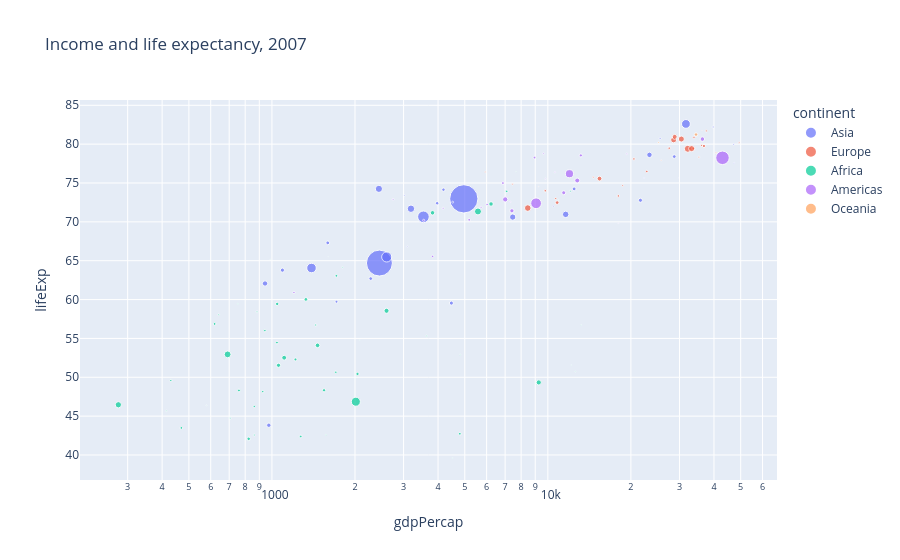

Notebook code cell kept with this figure:
### Markdown cell above
## Step 2. Explore

### Code cell
latest = gm[gm.year == 2007]
fig = px.scatter(latest, x="gdpPercap", y="lifeExp", color="continent", size="pop",
                 hover_name="country", log_x=True, title="Income and life expectancy, 2007")
fig.show()

### Figure 1 — Plotly figure (JSON) as saved in the notebook; plotly's stock layout.template omitted (floating-point values rounded to 4 significant figures)
{"data": [{"hovertemplate": "<b>%{hovertext}</b><br><br>continent=Asia<br>gdpPercap=%{x}<br>lifeExp=%{y}<br>pop=%{marker.size}<extra></extra>", "hovertext": ["Afghanistan", "Bahrain", "Bangladesh", "Cambodia", "China", "Hong Kong, China", "India", "Indonesia", "Iran", "Iraq", "Israel", "Japan", "Jordan", "Korea, Dem. Rep.", "Korea, Rep.", "Kuwait", "Lebanon", "Malaysia", "Mongolia", "Myanmar", "Nepal", "Oman", "Pakistan", "Philippines", "Saudi Arabia", "Singapore", "Sri Lanka", "Syria", "Taiwan", "Thailand", "Vietnam", "West Bank and Gaza", "Yemen, Rep."], "legendgroup": "Asia", "marker": {"color": "#636efa", "size": [31889923, 708573, 150448339, 14131858, 1318683096, 6980412, 1110396331, 223547000, 69453570, 27499638, 6426679, 127467972, 6053193, 23301725, 49044790, 2505559, 3921278, 24821286, 2874127, 47761980, 28901790, 3204897, 169270617, 91077287, 27601038, 4553009, 20378239, 19314747, 23174294, 65068149, 85262356, 4018332, 22211743], "sizemode": "area", "sizeref": 3297000.0, "symbol": "circle"}, "mode": "markers", "name": "Asia", "orientation": "v", "showlegend": true, "type": "scatter", "x": [974.6, 29800.0, 1391.0, 1714.0, 4959.0, 39720.0, 2452.0, 3541.0, 11610.0, 4471.0, 25520.0, 31660.0, 4519.0, 1593.0, 23350.0, 47310.0, 10460.0, 12450.0, 3096.0, 944.0, 1091.0, 22320.0, 2606.0, 3190.0, 21650.0, 47140.0, 3970.0, 4185.0, 28720.0, 7458.0, 2442.0, 3025.0, 2281.0], "xaxis": "x", "y": [43.83, 75.64, 64.06, 59.72, 72.96, 82.21, 64.7, 70.65, 70.96, 59.55, 80.75, 82.6, 72.53, 67.3, 78.62, 77.59, 71.99, 74.24, 66.8, 62.07, 63.78, 75.64, 65.48, 71.69, 72.78, 79.97, 72.4, 74.14, 78.4, 70.62, 74.25, 73.42, 62.7], "yaxis": "y"}, {"hovertemplate": "<b>%{hovertext}</b><br><br>continent=Europe<br>gdpPercap=%{x}<br>lifeExp=%{y}<br>pop=%{marker.size}<extra></extra>", "hovertext": ["Albania", "Austria", "Belgium", "Bosnia and Herzegovina", "Bulgaria", "Croatia", "Czech Republic", "Denmark", "Finland", "France", "Germany", "Greece", "Hungary", "Iceland", "Ireland", "Italy", "Montenegro", "Netherlands", "Norway", "Poland", "Portugal", "Romania", "Serbia", "Slovak Republic", "Slovenia", "Spain", "Sweden", "Switzerland", "Turkey", "United Kingdom"], "legendgroup": "Europe", "marker": {"color": "#EF553B", "size": [3600523, 8199783, 10392226, 4552198, 7322858, 4493312, 10228744, 5468120, 5238460, 61083916, 82400996, 10706290, 9956108, 301931, 4109086, 58147733, 684736, 16570613, 4627926, 38518241, 10642836, 22276056, 10150265, 5447502, 2009245, 40448191, 9031088, 7554661, 71158647, 60776238], "sizemode": "area", "sizeref": 3297000.0, "symbol": "circle"}, "mode": "markers", "name": "Europe", "orientation": "v", "showlegend": true, "type": "scatter", "x": [5937.0, 36130.0, 33690.0, 7446.0, 10680.0, 14620.0, 22830.0, 35280.0, 33210.0, 30470.0, 32170.0, 27540.0, 18010.0, 36180.0, 40680.0, 28570.0, 9254.0, 36800.0, 49360.0, 15390.0, 20510.0, 10810.0, 9787.0, 18680.0, 25770.0, 28820.0, 33860.0, 37510.0, 8458.0, 33200.0], "xaxis": "x", "y": [76.42, 79.83, 79.44, 74.85, 73.0, 75.75, 76.49, 78.33, 79.31, 80.66, 79.41, 79.48, 73.34, 81.76, 78.89, 80.55, 74.54, 79.76, 80.2, 75.56, 78.1, 72.48, 74.0, 74.66, 77.93, 80.94, 80.88, 81.7, 71.78, 79.42], "yaxis": "y"}, {"hovertemplate": "<b>%{hovertext}</b><br><br>continent=Africa<br>gdpPercap=%{x}<br>lifeExp=%{y}<br>pop=%{marker.size}<extra></extra>", "hovertext": ["Algeria", "Angola", "Benin", "Botswana", "Burkina Faso", "Burundi", "Cameroon", "Central African Republic", "Chad", "Comoros", "Congo, Dem. Rep.", "Congo, Rep.", "Cote d'Ivoire", "Djibouti", "Egypt", "Equatorial Guinea", "Eritrea", "Ethiopia", "Gabon", "Gambia", "Ghana", "Guinea", "Guinea-Bissau", "Kenya", "Lesotho", "Liberia", "Libya", "Madagascar", "Malawi", "Mali", "Mauritania", "Mauritius", "Morocco", "Mozambique", "Namibia", "Niger", "Nigeria", "Reunion", "Rwanda", "Sao Tome and Principe", "Senegal", "Sierra Leone", "Somalia", "South Africa", "Sudan", "Swaziland", "Tanzania", "Togo", "Tunisia", "Uganda", "Zambia", "Zimbabwe"], "legendgroup": "Africa", "marker": {"color": "#00cc96", "size": [33333216, 12420476, 8078314, 1639131, 14326203, 8390505, 17696293, 4369038, 10238807, 710960, 64606759, 3800610, 18013409, 496374, 80264543, 551201, 4906585, 76511887, 1454867, 1688359, 22873338, 9947814, 1472041, 35610177, 2012649, 3193942, 6036914, 19167654, 13327079, 12031795, 3270065, 1250882, 33757175, 19951656, 2055080, 12894865, 135031164, 798094, 8860588, 199579, 12267493, 6144562, 9118773, 43997828, 42292929, 1133066, 38139640, 5701579, 10276158, 29170398, 11746035, 12311143], "sizemode": "area", "sizeref": 3297000.0, "symbol": "circle"}, "mode": "markers", "name": "Africa", "orientation": "v", "showlegend": true, "type": "scatter", "x": [6223.0, 4797.0, 1441.0, 12570.0, 1217.0, 430.1, 2042.0, 706.0, 1704.0, 986.1, 277.6, 3633.0, 1545.0, 2082.0, 5581.0, 12150.0, 641.4, 690.8, 13210.0, 752.7, 1328.0, 942.7, 579.2, 1463.0, 1569.0, 414.5, 12060.0, 1045.0, 759.3, 1043.0, 1803.0, 10960.0, 3820.0, 823.7, 4811.0, 619.7, 2014.0, 7670.0, 863.1, 1598.0, 1712.0, 862.5, 926.1, 9270.0, 2602.0, 4513.0, 1107.0, 883.0, 7093.0, 1056.0, 1271.0, 469.7], "xaxis": "x", "y": [72.3, 42.73, 56.73, 50.73, 52.3, 49.58, 50.43, 44.74, 50.65, 65.15, 46.46, 55.32, 48.33, 54.79, 71.34, 51.58, 58.04, 52.95, 56.73, 59.45, 60.02, 56.01, 46.39, 54.11, 42.59, 45.68, 73.95, 59.44, 48.3, 54.47, 64.16, 72.8, 71.16, 42.08, 52.91, 56.87, 46.86, 76.44, 46.24, 65.53, 63.06, 42.57, 48.16, 49.34, 58.56, 39.61, 52.52, 58.42, 73.92, 51.54, 42.38, 43.49], "yaxis": "y"}, {"hovertemplate": "<b>%{hovertext}</b><br><br>continent=Americas<br>gdpPercap=%{x}<br>lifeExp=%{y}<br>pop=%{marker.size}<extra></extra>", "hovertext": ["Argentina", "Bolivia", "Brazil", "Canada", "Chile", "Colombia", "Costa Rica", "Cuba", "Dominican Republic", "Ecuador", "El Salvador", "Guatemala", "Haiti", "Honduras", "Jamaica", "Mexico", "Nicaragua", "Panama", "Paraguay", "Peru", "Puerto Rico", "Trinidad and Tobago", "United States", "Uruguay", "Venezuela"], "legendgroup": "Americas", "marker": {"color": "#ab63fa", "size": [40301927, 9119152, 190010647, 33390141, 16284741, 44227550, 4133884, 11416987, 9319622, 13755680, 6939688, 12572928, 8502814, 7483763, 2780132, 108700891, 5675356, 3242173, 6667147, 28674757, 3942491, 1056608, 301139947, 3447496, 26084662], "sizemode": "area", "sizeref": 3297000.0, "symbol": "circle"}, "mode": "markers", "name": "Americas", "orientation": "v", "showlegend": true, "type": "scatter", "x": [12780.0, 3822.0, 9066.0, 36320.0, 13170.0, 7007.0, 9645.0, 8948.0, 6025.0, 6873.0, 5728.0, 5186.0, 1202.0, 3548.0, 7321.0, 11980.0, 2749.0, 9809.0, 4173.0, 7409.0, 19330.0, 18010.0, 42950.0, 10610.0, 11420.0], "xaxis": "x", "y": [75.32, 65.55, 72.39, 80.65, 78.55, 72.89, 78.78, 78.27, 72.23, 74.99, 71.88, 70.26, 60.92, 70.2, 72.57, 76.19, 72.9, 75.54, 71.75, 71.42, 78.75, 69.82, 78.24, 76.38, 73.75], "yaxis": "y"}, {"hovertemplate": "<b>%{hovertext}</b><br><br>continent=Oceania<br>gdpPercap=%{x}<br>lifeExp=%{y}<br>pop=%{marker.size}<extra></extra>", "hovertext": ["Australia", "New Zealand"], "legendgroup": "Oceania", "marker": {"color": "#FFA15A", "size": [20434176, 4115771], "sizemode": "area", "sizeref": 3297000.0, "symbol": "circle"}, "mode": "markers", "name": "Oceania", "orientation": "v", "showlegend": true, "type": "scatter", "x": [34440.0, 25190.0], "xaxis": "x", "y": [81.23, 80.2], "yaxis": "y"}], "layout": {"legend": {"itemsizing": "constant", "title": {"text": "continent"}, "tracegroupgap": 0}, "title": {"text": "Income and life expectancy, 2007"}, "xaxis": {"anchor": "y", "domain": [0.0, 1.0], "title": {"text": "gdpPercap"}, "type": "log"}, "yaxis": {"anchor": "x", "domain": [0.0, 1.0], "title": {"text": "lifeExp"}}}}
